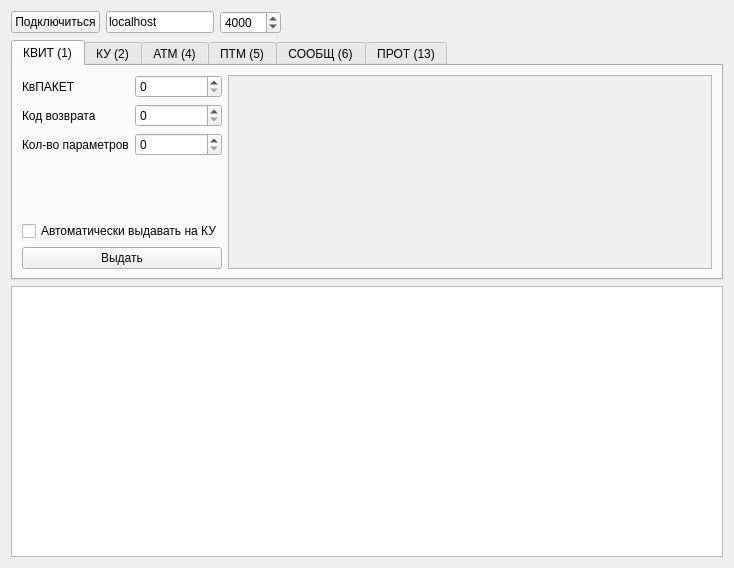
<?xml version="1.0" encoding="UTF-8"?>
<ui version="4.0">
 <class>Form</class>
 <widget class="QWidget" name="Form">
  <property name="geometry">
   <rect>
    <x>0</x>
    <y>0</y>
    <width>734</width>
    <height>568</height>
   </rect>
  </property>
  <property name="windowTitle">
   <string>Form</string>
  </property>
  <layout class="QVBoxLayout" name="verticalLayout_5">
   <item>
    <layout class="QHBoxLayout" name="horizontalLayout_10">
     <item>
      <widget class="QPushButton" name="connect_btn">
       <property name="text">
        <string>Подключиться</string>
       </property>
      </widget>
     </item>
     <item>
      <widget class="QLineEdit" name="ip_line_edit">
       <property name="sizePolicy">
        <sizepolicy hsizetype="Minimum" vsizetype="Fixed">
         <horstretch>0</horstretch>
         <verstretch>0</verstretch>
        </sizepolicy>
       </property>
       <property name="text">
        <string>localhost</string>
       </property>
      </widget>
     </item>
     <item>
      <widget class="QSpinBox" name="port_spin_box">
       <property name="minimum">
        <number>1025</number>
       </property>
       <property name="maximum">
        <number>65000</number>
       </property>
       <property name="value">
        <number>4000</number>
       </property>
      </widget>
     </item>
     <item>
      <spacer name="horizontalSpacer">
       <property name="orientation">
        <enum>Qt::Horizontal</enum>
       </property>
       <property name="sizeHint" stdset="0">
        <size>
         <width>40</width>
         <height>20</height>
        </size>
       </property>
      </spacer>
     </item>
    </layout>
   </item>
   <item>
    <widget class="QTabWidget" name="tabWidget">
     <property name="sizePolicy">
      <sizepolicy hsizetype="Expanding" vsizetype="Minimum">
       <horstretch>0</horstretch>
       <verstretch>0</verstretch>
      </sizepolicy>
     </property>
     <property name="currentIndex">
      <number>0</number>
     </property>
     <widget class="QWidget" name="tab">
      <attribute name="title">
       <string>КВИТ (1)</string>
      </attribute>
      <layout class="QHBoxLayout" name="horizontalLayout">
       <item>
        <layout class="QVBoxLayout" name="verticalLayout">
         <item>
          <layout class="QFormLayout" name="formLayout">
           <item row="0" column="0">
            <widget class="QLabel" name="label">
             <property name="text">
              <string>КвПАКЕТ</string>
             </property>
            </widget>
           </item>
           <item row="0" column="1">
            <widget class="QSpinBox" name="receipt_type_spin_box"/>
           </item>
           <item row="1" column="0">
            <widget class="QLabel" name="label_2">
             <property name="text">
              <string>Код возврата</string>
             </property>
            </widget>
           </item>
           <item row="1" column="1">
            <widget class="QSpinBox" name="receipt_return_code_spin_box"/>
           </item>
           <item row="2" column="0">
            <widget class="QLabel" name="label_3">
             <property name="text">
              <string>Кол-во параметров</string>
             </property>
            </widget>
           </item>
           <item row="2" column="1">
            <widget class="QSpinBox" name="receipt_arg_len_spin_box"/>
           </item>
          </layout>
         </item>
         <item>
          <widget class="QCheckBox" name="auto_receipt_check_box">
           <property name="text">
            <string>Автоматически выдавать на КУ</string>
           </property>
          </widget>
         </item>
         <item>
          <widget class="QPushButton" name="receipt_btn">
           <property name="text">
            <string>Выдать</string>
           </property>
          </widget>
         </item>
        </layout>
       </item>
       <item>
        <widget class="QScrollArea" name="scrollArea">
         <property name="widgetResizable">
          <bool>true</bool>
         </property>
         <widget class="QWidget" name="scrollAreaWidgetContents">
          <property name="geometry">
           <rect>
            <x>0</x>
            <y>0</y>
            <width>495</width>
            <height>191</height>
           </rect>
          </property>
          <layout class="QVBoxLayout" name="verticalLayout_7">
           <item>
            <layout class="QVBoxLayout" name="receipt_args_v_layout"/>
           </item>
          </layout>
         </widget>
        </widget>
       </item>
      </layout>
     </widget>
     <widget class="QWidget" name="tab_2">
      <attribute name="title">
       <string>КУ (2)</string>
      </attribute>
      <layout class="QHBoxLayout" name="horizontalLayout_2">
       <item>
        <layout class="QVBoxLayout" name="verticalLayout_2">
         <item>
          <layout class="QFormLayout" name="formLayout_2">
           <item row="0" column="0">
            <widget class="QLabel" name="label_4">
             <property name="text">
              <string>ТипКУ</string>
             </property>
            </widget>
           </item>
           <item row="0" column="1">
            <widget class="QSpinBox" name="cmd_type_spin_box"/>
           </item>
           <item row="1" column="0">
            <widget class="QLabel" name="label_5">
             <property name="text">
              <string>КодКУ</string>
             </property>
            </widget>
           </item>
           <item row="1" column="1">
            <widget class="QSpinBox" name="cmd_code_spin_box"/>
           </item>
           <item row="2" column="0">
            <widget class="QLabel" name="label_6">
             <property name="text">
              <string>Кол-во параметров</string>
             </property>
            </widget>
           </item>
           <item row="2" column="1">
            <widget class="QSpinBox" name="cmd_arg_len_spin_box"/>
           </item>
          </layout>
         </item>
         <item>
          <widget class="QPushButton" name="cmd_btn">
           <property name="text">
            <string>Выдать</string>
           </property>
          </widget>
         </item>
        </layout>
       </item>
       <item>
        <widget class="QScrollArea" name="scrollArea_2">
         <property name="widgetResizable">
          <bool>true</bool>
         </property>
         <widget class="QWidget" name="scrollAreaWidgetContents_2">
          <property name="geometry">
           <rect>
            <x>0</x>
            <y>0</y>
            <width>543</width>
            <height>191</height>
           </rect>
          </property>
          <layout class="QVBoxLayout" name="verticalLayout_8">
           <item>
            <layout class="QVBoxLayout" name="cmd_v_layout"/>
           </item>
          </layout>
         </widget>
        </widget>
       </item>
      </layout>
     </widget>
     <widget class="QWidget" name="tab_3">
      <attribute name="title">
       <string>АТМ (4)</string>
      </attribute>
      <layout class="QHBoxLayout" name="horizontalLayout_4">
       <item>
        <layout class="QVBoxLayout" name="verticalLayout_3">
         <item>
          <layout class="QHBoxLayout" name="horizontalLayout_3">
           <item>
            <widget class="QLabel" name="label_7">
             <property name="text">
              <string>Кол-во параметров</string>
             </property>
            </widget>
           </item>
           <item>
            <widget class="QSpinBox" name="atm_arg_len_spin_box"/>
           </item>
          </layout>
         </item>
         <item>
          <widget class="QPushButton" name="atm_btn">
           <property name="text">
            <string>Выдать</string>
           </property>
          </widget>
         </item>
        </layout>
       </item>
       <item>
        <widget class="QScrollArea" name="scrollArea_3">
         <property name="widgetResizable">
          <bool>true</bool>
         </property>
         <widget class="QWidget" name="scrollAreaWidgetContents_3">
          <property name="geometry">
           <rect>
            <x>0</x>
            <y>0</y>
            <width>543</width>
            <height>191</height>
           </rect>
          </property>
          <layout class="QVBoxLayout" name="verticalLayout_9">
           <item>
            <layout class="QVBoxLayout" name="atm_v_layout"/>
           </item>
          </layout>
         </widget>
        </widget>
       </item>
      </layout>
     </widget>
     <widget class="QWidget" name="tab_4">
      <attribute name="title">
       <string>ПТМ (5)</string>
      </attribute>
      <layout class="QHBoxLayout" name="horizontalLayout_6">
       <item>
        <layout class="QVBoxLayout" name="verticalLayout_4">
         <item>
          <layout class="QHBoxLayout" name="horizontalLayout_5">
           <item>
            <widget class="QLabel" name="label_8">
             <property name="text">
              <string>ТипПТМ</string>
             </property>
            </widget>
           </item>
           <item>
            <widget class="QSpinBox" name="ptm_type_spin_box"/>
           </item>
          </layout>
         </item>
         <item>
          <widget class="QPushButton" name="ptm_btn">
           <property name="text">
            <string>Отправить</string>
           </property>
          </widget>
         </item>
        </layout>
       </item>
       <item>
        <widget class="QPlainTextEdit" name="ptm_plain_text"/>
       </item>
      </layout>
     </widget>
     <widget class="QWidget" name="tab_5">
      <attribute name="title">
       <string>СООБЩ (6)</string>
      </attribute>
      <layout class="QHBoxLayout" name="horizontalLayout_12">
       <item>
        <layout class="QVBoxLayout" name="verticalLayout_6">
         <item>
          <layout class="QHBoxLayout" name="horizontalLayout_8">
           <item>
            <widget class="QLabel" name="label_10">
             <property name="text">
              <string>Кол-во строк</string>
             </property>
            </widget>
           </item>
           <item>
            <widget class="QSpinBox" name="msg_amount_spin_box">
             <property name="minimum">
              <number>0</number>
             </property>
             <property name="value">
              <number>0</number>
             </property>
            </widget>
           </item>
          </layout>
         </item>
         <item>
          <widget class="QPushButton" name="msg_btn">
           <property name="text">
            <string>Отправить</string>
           </property>
          </widget>
         </item>
        </layout>
       </item>
       <item>
        <widget class="QScrollArea" name="scrollArea_4">
         <property name="widgetResizable">
          <bool>true</bool>
         </property>
         <widget class="QWidget" name="scrollAreaWidgetContents_4">
          <property name="geometry">
           <rect>
            <x>0</x>
            <y>0</y>
            <width>574</width>
            <height>191</height>
           </rect>
          </property>
          <layout class="QHBoxLayout" name="horizontalLayout_9">
           <item>
            <layout class="QVBoxLayout" name="messages_v_layout">
             <item>
              <layout class="QHBoxLayout" name="horizontalLayout_11">
               <property name="leftMargin">
                <number>10</number>
               </property>
              </layout>
             </item>
            </layout>
           </item>
          </layout>
         </widget>
        </widget>
       </item>
      </layout>
     </widget>
     <widget class="QWidget" name="tab_6">
      <attribute name="title">
       <string>ПРОТ (13)</string>
      </attribute>
      <layout class="QFormLayout" name="formLayout_3">
       <item row="0" column="0">
        <layout class="QHBoxLayout" name="horizontalLayout_7">
         <item>
          <widget class="QLabel" name="label_9">
           <property name="text">
            <string>Тип сообщения</string>
           </property>
          </widget>
         </item>
         <item>
          <widget class="QSpinBox" name="log_type_spin_box"/>
         </item>
        </layout>
       </item>
       <item row="0" column="1">
        <widget class="QLineEdit" name="log_line_edit"/>
       </item>
       <item row="1" column="0">
        <widget class="QPushButton" name="log_btn">
         <property name="text">
          <string>Отправить</string>
         </property>
        </widget>
       </item>
      </layout>
     </widget>
    </widget>
   </item>
   <item>
    <widget class="QTextBrowser" name="log_text_browser"/>
   </item>
  </layout>
 </widget>
 <resources/>
 <connections/>
</ui>
